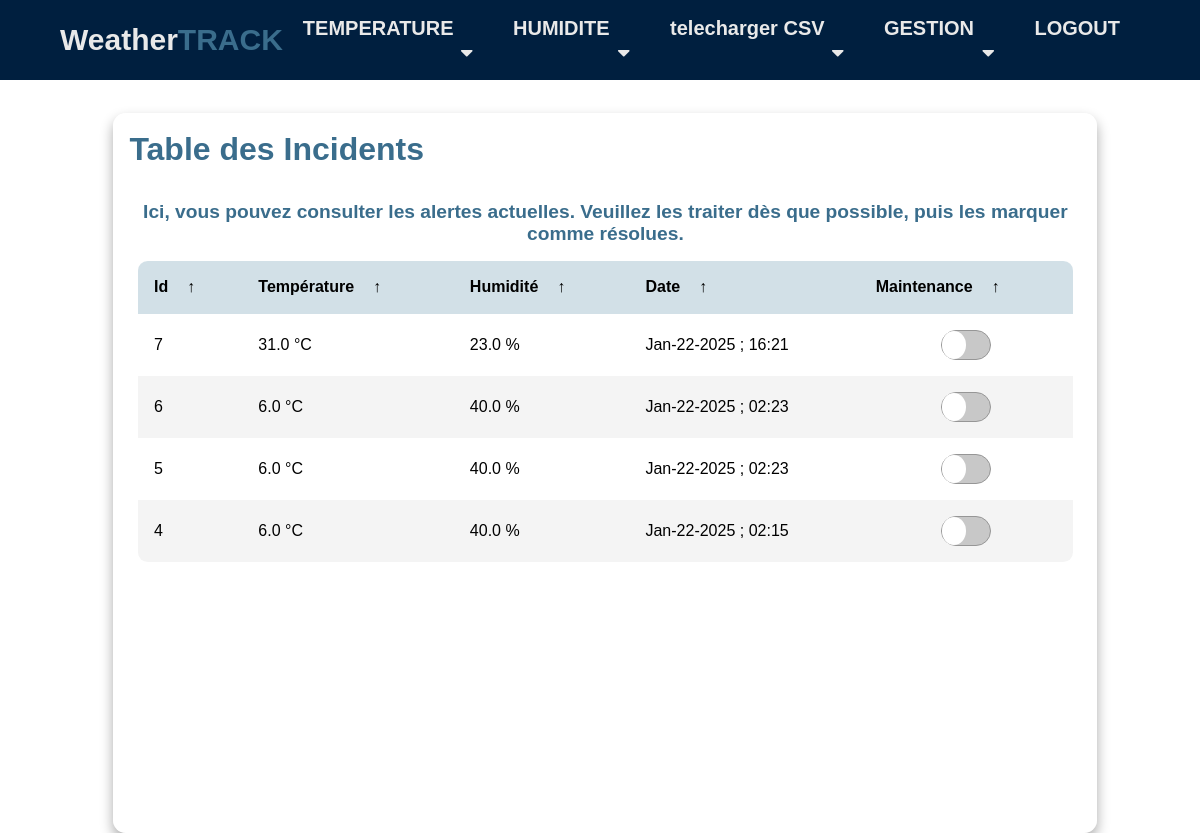
Screenshot of /gestion_incidents/ (signed in) with the database file from the repository.
### DHT/models.py (models this page shows, shortened)
class Incident(models.Model):
    temp = models.FloatField()
    hum = models.FloatField()
    dt = models.DateTimeField(auto_now_add=True)
    resolved = models.BooleanField(default=False)

### DHT/views.py (the view, shortened to what this page needs)
# urls.py: path('gestion_incidents/', views.gestion, name='gestion_incidents'),
@login_required
def gestion(request):
    unresolved_incidents = Incident.objects.filter(resolved=False).order_by('-dt')
    formatted_alerts = [
        {
            'id': incident.id,
            'temp': incident.temp,
            'hum': incident.hum,
            'date': incident.dt.strftime('%b-%d-%Y'),
            'time': incident.dt.strftime('%H:%M'),
        }
        for incident in unresolved_incidents
    ]
    context = {
        'alerts' : formatted_alerts
    }
    return render(request, 'gestion.html', context)

### template/gestion.html (shortened to what this page needs)
{% extends 'navbar.html' %}
{% load static %}
{% block index %}
<html lang="en">
<head>
    <link rel="stylesheet" href="{% static 'css/gestion.css' %}">
</head>
<body>
    <main class="table">
        <section class="table__header">
            <h1>Table des Incidents</h1>
        </section>
        <section class="alert-text">
        <p>Ici, vous pouvez consulter les alertes actuelles. Veuillez les traiter dès que possible, puis les marquer comme résolues.</p>
        </section>
        <section class="table__body">
            <table>
                <thead>
                    <tr>
                        <th> Id <span class="icon-arrow">&UpArrow;</span></th>
                        <th> Température <span class="icon-arrow">&UpArrow;</span></th>
                        <th> Humidité <span class="icon-arrow">&UpArrow;</span></th>
                        <th> Date <span class="icon-arrow">&UpArrow;</span></th>
                        <th> Maintenance <span class="icon-arrow">&UpArrow;</span></th>
                    </tr>
                </thead>
                <tbody>
                    {% for alert in alerts %}
                    <tr>
                        <td> {{ alert.id }} </td>
                        <td> {{ alert.temp }} °C</td>
                        <td> {{ alert.hum }} %</td>
                        <td>{{ alert.date }} ; {{ alert.time }}</td>
                        <td>
                            <center>
                                <form method="POST" action="{% url 'gestion_incidents' %}">
                                    <label for="switch_{{ alert.id }}" class="toggle"></label>
                                </form>
                            </center>
                        </td>
                    </tr>
                    {% endfor %}
                </tbody>
            </table>
        </section>
    </main>
</body>
</html>
{% endblock index %}

### static/css/navbar.css (style rules this page uses)
:root { --color-primary: #3A6D8C; --color-white: #e9e9e9; --color-black: #001F3F; --color-black-1: #212b38; }
* { margin: 0; padding: 0; box-sizing: border-box; }
body { font-family: sans-serif; }

### static/css/gestion.css (style rules this page uses)
* { margin: 0; padding: 0; box-sizing: border-box; font-family: sans-serif; }
body { min-height: 100vh; background:url('../images/marouane.jpg') no-repeat ; background-size: cover; background-position: center; padding-left: 3cm; padding-top: 3cm; }
h1 { color: #3A6D8C ; font-size: xx-large; font-family: 'Franklin Gothic Medium', 'Arial Narrow', Arial, sans-serif; }
main.table { width: 82vw; height: 90vh; background-color: #fff5; backdrop-filter: blur(7px); box-shadow: 0 .4rem .8rem #0005; border-radius: .8rem; overflow: hidden; }
.table__header { width: 100%; height: 10%; background-color: #fff4; padding: .8rem 1rem; display: flex; justify-content: space-between; align-items: center; }
.table__body { width: 95%; max-height: calc(89% - 1.6rem); background-color: #fffb; margin: .8rem auto; border-radius: .6rem; overflow: auto; overflow: overlay; }
table { width: 100%; }
table, th, td { border-collapse: collapse; padding: 1rem; text-align: left; }
thead th { position: sticky; top: 0; left: 0; background-color: rgba(106, 154, 176, 0.3); cursor: pointer; text-transform: capitalize; }
tbody tr:nth-child(even) { background-color: #0000000b; }
tbody tr { --delay: .1s; transition: .5s ease-in-out var(--delay), background-color 0s; }
tbody tr td, tbody tr td p, tbody tr td img { transition: .2s ease-in-out; }
thead th span.icon-arrow { display: inline-block; width: 1.3rem; height: 1.3rem; border-radius: 50%; border: 1.4px solid transparent; text-align: center; font-size: 1rem; margin-left: .5rem; transition: .2s ease-in-out; }
.alert-text { color: #3A6D8C; font-size: 1.2rem; font-weight: bold; margin: 1rem 0; text-align: center; }

### template/gestion.html (style rules this page uses)
.toggle { position: relative; display: inline-block; width: 50px; height: 30px; background-color: rgb(200, 200, 200); border-radius: 15px; border: 1px solid rgb(150, 150, 150); cursor: pointer; }
.toggle:after { content: ''; position: absolute; width: 50%; height: 100%; border-radius: 50%; background-color: rgb(255, 255, 255); top: 0; left: 0; transition: all 0.3s; }

### rows the page displays
Incident: temp "31.0", hum "23.0"
Incident: temp "6.0", hum "40.0"
Incident: temp "6.0", hum "40.0"
Incident: temp "6.0", hum "40.0"

### other values shown
{{ alert.id }} "7" "6" "5" "4"
{{ alert.date }} "Jan-22-2025" "Jan-22-2025" "Jan-22-2025" "Jan-22-2025"
{{ alert.time }} "16:21" "02:23" "02:23" "02:15"
